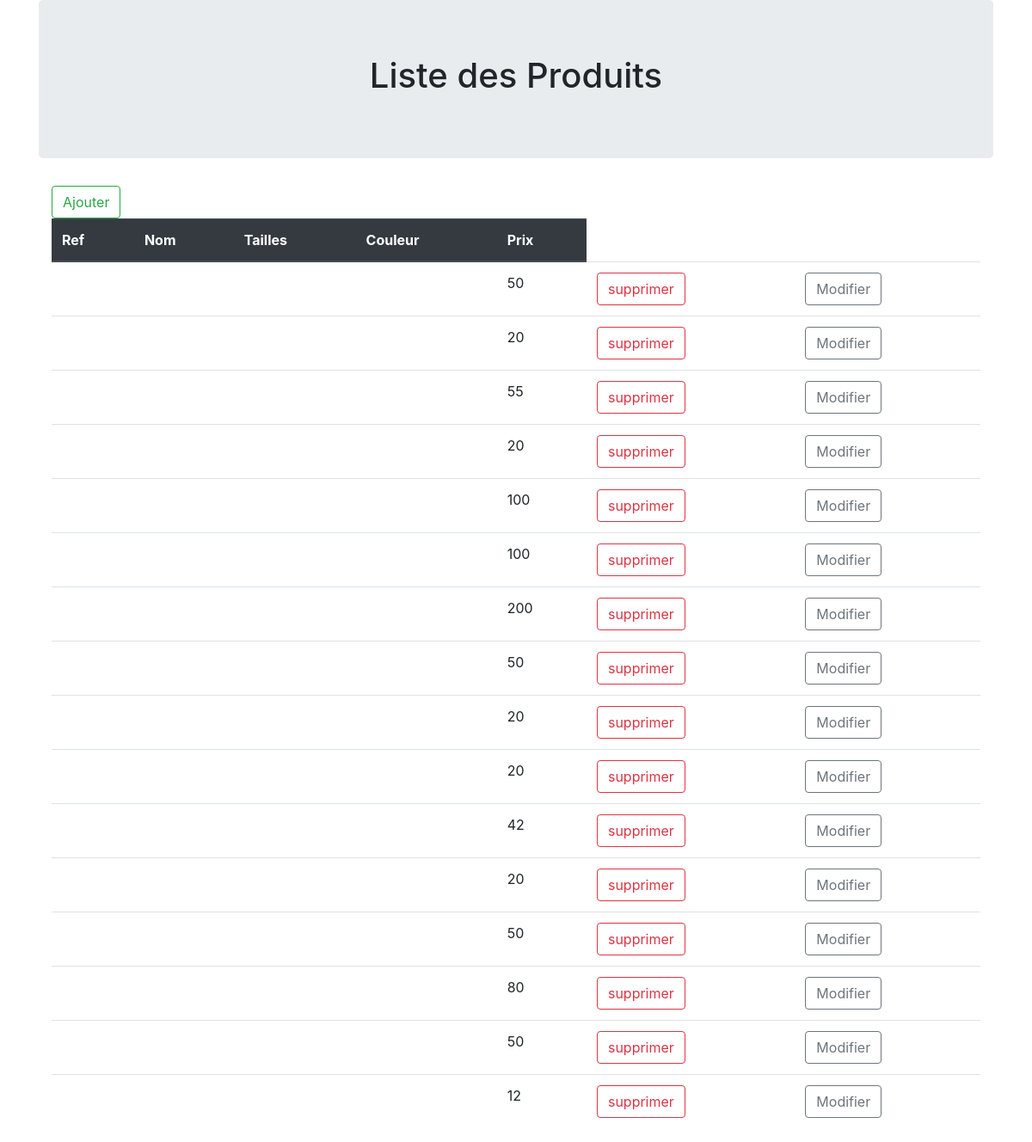
Page /afficherprod.php on the committed database.
### tables this page shows
CREATE TABLE IF NOT EXISTS `produit` (
  `ID` int(11) NOT NULL AUTO_INCREMENT,
  `name` varchar(50) NOT NULL,
  `prix` int(50) NOT NULL,
  `categorie` varchar(50) NOT NULL,
  `color` varchar(50) NOT NULL,
  `description` varchar(500) NOT NULL,
  `ETAT` varchar(20) NOT NULL DEFAULT 'DISPONIBLE',
  `STOCK` int(11) NOT NULL DEFAULT '0',
  `image` varchar(100) NOT NULL,
  `note` float DEFAULT NULL,
  `XS` int(11) DEFAULT '0',
  `S` int(11) DEFAULT '0',
  `M` int(11) DEFAULT '0',
  `L` int(11) DEFAULT '0',
  `XL` int(11) DEFAULT '0',
  `XXL` int(11) DEFAULT '0',
  PRIMARY KEY (`ID`)
);

### prod.php (called while the page is built, shortened)
<?PHP
class produitc {
	function afficherproduits(){
		$sql="SElECT * From produit";
		$db = config::getConnexion();
		try{
		$liste=$db->query($sql);
		return $liste;
		}
        catch (Exception $e){
            die('Erreur: '.$e->getMessage());
        }
	}
}
?>

### afficherprod.php (the view, shortened to what this page needs)
<?PHP
include "../core/prod.php";
$prod1c=new produitc();
$listeproduits=$prod1c->afficherproduits();
?>
<!DOCTYPE html>
<html lang="en">
<head>
  <div class="container">
  <div class="jumbotron">
   <center> <h1>Liste des Produits</h1></center>
  </div>
  <link rel="stylesheet" href="https://maxcdn.bootstrapcdn.com/bootstrap/4.3.1/css/bootstrap.min.css">
</head>
<body>
<div class="container">
  <table class="table">
    <thead class="thead-dark">
      <tr>
        <th>Ref</th>
        <th>Nom</th>
        <th>Tailles</th>
        <th>Couleur</th>
        <th>Prix</th>
      </tr>
    </thead>
    <tbody>
    	<?PHP
foreach($listeproduits as $row){
	?>
      <tr>
  <td><?PHP echo $row['id_prod']; ?></td>
	<td><?PHP echo $row['Nom_prod']; ?></td>
	<td><?PHP echo $row['taille']; ?></td>
	<td><?PHP echo $row['couleur']; ?></td>
	<td><?PHP echo $row['prix']; ?></td>
	<td><form method="POST" action="supprimerprod.php">
	<button type="submit" name="supprimer" value="supprimer" class="btn btn-outline-danger">supprimer</button>
	</form>
	</td>
	<td><a button type="button" class="btn btn-outline-secondary" href="modifierprod.php?id_prod=<?PHP echo $row['id_prod']; ?>">Modifier</a></td>
	</tr>
	<?PHP
}
?>
</div>
<div>
  <form method="POST" action="ajoutprod.html">
  <button type="submit" name="ajout" value="ajout" class="btn btn-outline-success">Ajouter</button>
</div>
</body>
</html>

### rows in the picture
produit: prix "50"
produit: prix "20"
produit: prix "55"
produit: prix "20"
produit: prix "100"
produit: prix "100"
produit: prix "200"
produit: prix "50"
produit: prix "20"
produit: prix "20"
produit: prix "42"
produit: prix "20"
produit: prix "50"
produit: prix "80"
produit: prix "50"
produit: prix "12"
